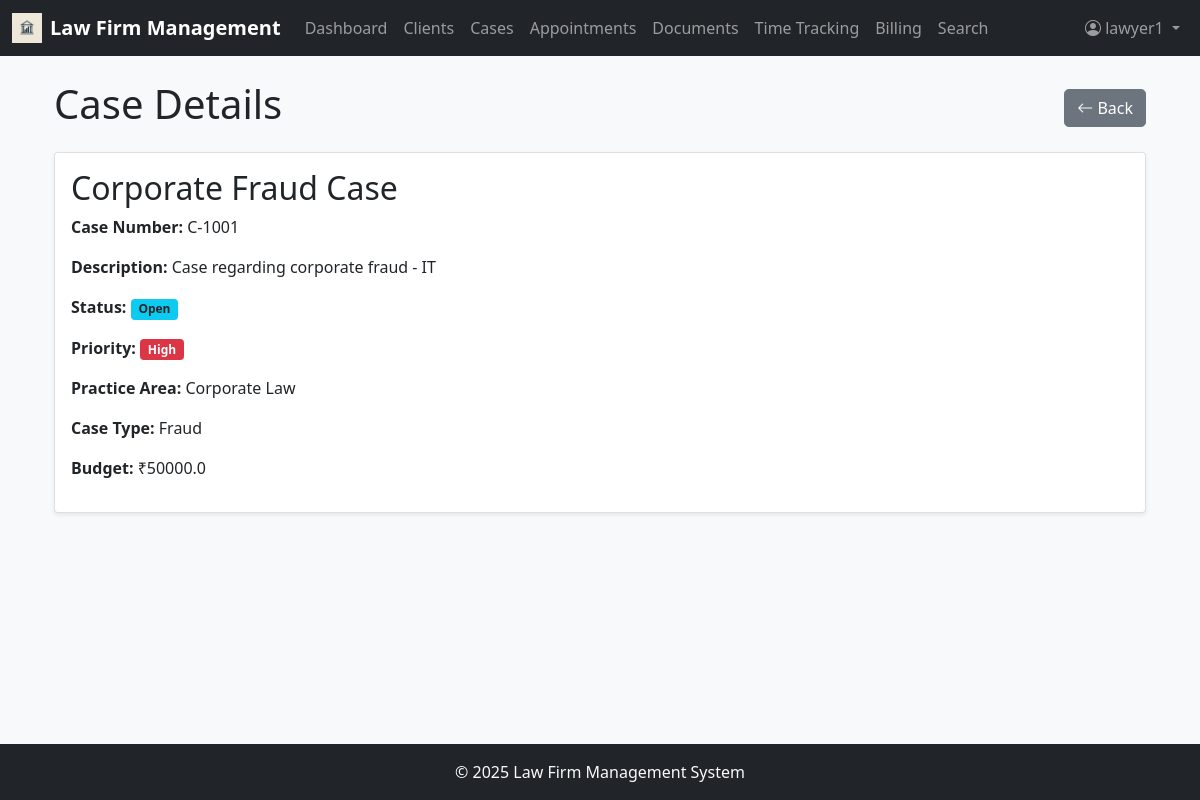
Page /cases/1 (signed in) on the committed database.
### app/models.py (models this page shows, shortened)
class User(UserMixin, db.Model):
    id = db.Column(db.Integer, primary_key=True)
    username = db.Column(db.String(64), index=True, unique=True)
    email = db.Column(db.String(120), index=True, unique=True)
    password_hash = db.Column(db.String(128))
    first_name = db.Column(db.String(64))
    last_name = db.Column(db.String(64))
    role = db.Column(db.String(20))  # 'admin' (full access to system; manage users, roles, permissions, clients, cases, billing, payments; approve/reject invoices/time entries; access analytics, financial reports, firm-wide dashboards; configure system settings (billing rates, document categories, practice areas); assign lawyers/staff to cases), 'lawyer' (manage own cases & clients; add/edit case details, appointments, documents, time entries; track billable hours; generate invoices (pending admin approval); search legal database, access case law, add citations to cases; communicate with clients via notes/messages; cannot create/remove other users), 'staff' (support role, limited permissions; schedule appointments; upload and manage documents (evidence, contracts); draft invoices (cannot approve/send); record time entries on behalf of lawyers (if permitted); cannot delete cases or clients; cannot assign users)
    hourly_rate = db.Column(db.Float)
    cases = db.relationship('Case', secondary=case_assignments, backref=db.backref('assigned_users', lazy='dynamic'))
    time_entries = db.relationship('TimeEntry', backref='user', lazy='dynamic')

class Case(db.Model):
    id = db.Column(db.Integer, primary_key=True)
    case_number = db.Column(db.String(20), unique=True)
    title = db.Column(db.String(128))
    description = db.Column(db.Text)
    status = db.Column(db.String(20))  # Open, In Progress, On Hold, Closed, Archived
    priority = db.Column(db.String(20))  # Low, Medium, High, Urgent
    practice_area = db.Column(db.String(64))
    case_type = db.Column(db.String(64))
    budget = db.Column(db.Float)
    client_id = db.Column(db.Integer, db.ForeignKey('client.id'))
    appointments = db.relationship('Appointment', backref='case', lazy='dynamic')
    documents = db.relationship('Document', backref='case', lazy='dynamic')
    time_entries = db.relationship('TimeEntry', backref='case', lazy='dynamic')
    invoices = db.relationship('Invoice', backref='case', lazy='dynamic')
    created_at = db.Column(db.DateTime, default=datetime.utcnow)
    updated_at = db.Column(db.DateTime, default=datetime.utcnow, onupdate=datetime.utcnow)

### app/routes.py (the view)
@app.route('/cases/<int:id>', methods=['GET'])
@login_required
@role_required(['admin', 'lawyer', 'staff'])
def case_detail(id):
    case = Case.query.get_or_404(id)
    return render_template('case_detail.html', case=case)

### app/__init__.py (called while the page is built)
@login.user_loader
def load_user(id):
    return User.query.get(int(id))

### app/routes.py (called while the page is built)
def role_required(allowed_roles):
    def decorator(f):
        @wraps(f)
        def decorated_function(*args, **kwargs):
            if current_user.is_anonymous or current_user.role not in allowed_roles:
                flash('You do not have permission to access this page.')
                return redirect(url_for('dashboard')) # Redirect to dashboard or login
            return f(*args, **kwargs)
        return decorated_function
    return decorator

### app/templates/case_detail.html
{% extends "base.html" %}
{% block content %}
<div class="container">
    <div class="d-flex justify-content-between align-items-center mb-3">
        <h1>Case Details</h1>
        <a href="{{ request.referrer or url_for('cases') }}" class="btn btn-secondary">
            <i class="bi bi-arrow-left"></i> Back
        </a>
    </div>
    <div class="card shadow-sm">
        <div class="card-body">
            <h2 class="card-title">{{ case.title }}</h2>
            <p><strong>Case Number:</strong> {{ case.case_number }}</p>
            <p><strong>Description:</strong> {{ case.description }}</p>
            <p><strong>Status:</strong> <span class="badge bg-info text-dark">{{ case.status }}</span></p>
            <p><strong>Priority:</strong> <span class="badge
                {% if case.priority == 'High' %} bg-danger
                {% elif case.priority == 'Medium' %} bg-warning text-dark
                {% else %} bg-secondary {% endif %}">
                {{ case.priority }}
            </span></p>
            <p><strong>Practice Area:</strong> {{ case.practice_area }}</p>
            <p><strong>Case Type:</strong> {{ case.case_type }}</p>
            <p><strong>Budget:</strong> ₹{{ case.budget }}</p>
        </div>
    </div>
</div>
{% endblock %}

### app/templates/base.html (shortened to what this page needs)
<!DOCTYPE html>
<html lang="en">
  <head>
    <link
      href="https://cdn.jsdelivr.net/npm/bootstrap@5.1.3/dist/css/bootstrap.min.css"
      rel="stylesheet"
    />
    <link
      rel="stylesheet"
      href="https://cdn.jsdelivr.net/npm/bootstrap-icons@1.8.1/font/bootstrap-icons.css"
    />
    <link
      href="{{ url_for('static', filename='css/style.css') }}"
      rel="stylesheet"
    />
  </head>
  <body class="d-flex flex-column min-vh-100">
    <nav class="navbar navbar-expand-lg navbar-dark bg-dark">
      <div class="container-fluid">
        <a
          class="navbar-brand d-flex align-items-center"
          href="{{ url_for('dashboard') }}"
        >
          <img
            src="{{ url_for('static', filename='images/lawfirm-logo.jpg') }}"
            alt="Logo"
            width="30"
            height="30"
            class="d-inline-block align-text-top me-2"
          />
          Law Firm Management
        </a>
        <div class="collapse navbar-collapse" id="navbarNav">
          <ul class="navbar-nav me-auto">
            <li class="nav-item">
              <a
                class="nav-link {% if request.endpoint == 'dashboard' %}active{% endif %}"
                href="{{ url_for('dashboard') }}"
              >
                Dashboard
              </a>
            </li>
            <li class="nav-item">
              <a
                class="nav-link {% if request.endpoint == 'clients' %}active{% endif %}"
                href="{{ url_for('clients') }}"
              >
                Clients
              </a>
            </li>
            <li class="nav-item">
              <a
                class="nav-link {% if request.endpoint == 'cases' %}active{% endif %}"
                href="{{ url_for('cases') }}"
              >
                Cases
              </a>
            </li>
            <li class="nav-item">
              <a
                class="nav-link {% if request.endpoint == 'appointments' %}active{% endif %}"
                href="{{ url_for('appointments') }}"
              >
                Appointments
              </a>
            </li>
            <li class="nav-item">
              <a
                class="nav-link {% if request.endpoint == 'documents' %}active{% endif %}"
                href="{{ url_for('documents') }}"
              >
                Documents
              </a>
            </li>
            <li class="nav-item">
              <a
                class="nav-link {% if request.endpoint == 'time_tracking' %}active{% endif %}"
                href="{{ url_for('time_tracking') }}"
              >
                Time Tracking
              </a>
            </li>
            <li class="nav-item">
              <a
                class="nav-link {% if request.endpoint == 'billing' %}active{% endif %}"
                href="{{ url_for('billing') }}"
              >
                Billing
              </a>
            </li>
            <li class="nav-item">
              <a
                class="nav-link {% if request.endpoint == 'search' %}active{% endif %}"
                href="{{ url_for('search') }}"
              >
                Search
              </a>
            </li>
          </ul>
          <ul class="navbar-nav">
            {% if current_user.is_anonymous %}
            <li class="nav-item">
              <a class="nav-link" href="{{ url_for('login') }}">Login</a>
            </li>
            {% else %}
            <li class="nav-item dropdown">
              <a
                class="nav-link dropdown-toggle"
                href="#"
                id="navbarDropdown"
                role="button"
                data-bs-toggle="dropdown"
              >
                <i class="bi bi-person-circle"></i> {{ current_user.username }}
              </a>
            </li>
            {% endif %}
          </ul>
        </div>
      </div>
    </nav>
    <main class="flex-grow-1 container mt-4">
       {% block content %}{% endblock %}
    </main>
    <footer class="footer mt-auto py-3 bg-dark text-light">
      <div class="container text-center">
        <span>© <span id="year"></span> Law Firm Management System</span>
      </div>
    </footer>
  </body>
</html>

### app/static/css/style.css (style rules this page uses)
body { font-family: 'Segoe UI', Tahoma, Geneva, Verdana, sans-serif; background-color: #f8f9fa; }
.footer { margin-top: auto; padding: 1rem 0; background-color: #343a40; color: #fff; }
.card { box-shadow: 0 0.125rem 0.25rem rgba(0, 0, 0, 0.075); border: 1px solid rgba(0, 0, 0, 0.125); }
.badge { font-size: 0.75em; }
.navbar-brand { font-weight: bold; }
.btn { border-radius: 0.3rem; }

### rows in the picture
User: username "lawyer1"
Case: title "Corporate Fraud Case", case_number "C-1001", description "Case regarding corporate fraud - IT", status "Open", priority "High", practice_area "Corporate Law", case_type "Fraud", budget "50000.0"
